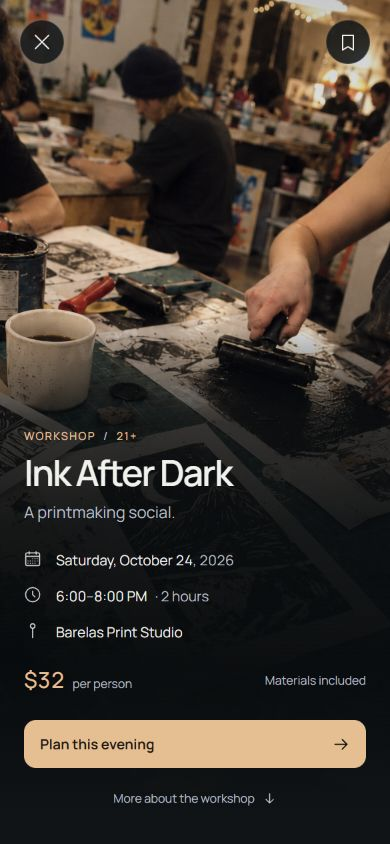
#> input picture date-line-motion-sketches/qa/source-event.png, 390 x 844 px; the run also reads 2 pictures not shown here
$ python compare.py
#> lines starting #> are read from the running program, lines starting #| are printed output that depends on the picture
from pathlib import Path
from PIL import Image, ImageChops, ImageDraw
import json
root = Path(__file__).resolve().parent
checks = {}
source = Image.open(root / "source-event.png").convert("RGB")
#> source is the input picture: PIL image 390x844 RGB; mean R, G, B 64.9, 56.2, 48.1
for mode in ("gather","aperture","shutter"):
    image = Image.open(root / (mode+"-event.png")).convert("RGB")
    checks[mode] = {"event_difference_bounds":ImageChops.difference(source,image).getbbox()}
checks["list"] = {"difference_bounds":ImageChops.difference(Image.open(root/"source-list.png").convert("RGB"),Image.open(root/"list.png").convert("RGB")).getbbox()}
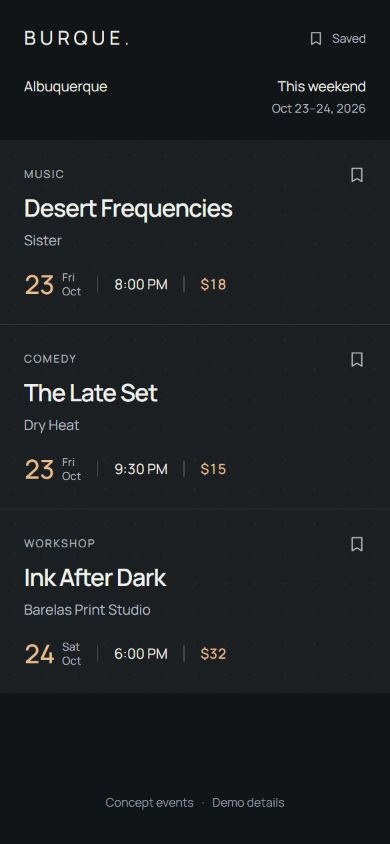
#> input picture date-line-motion-sketches/qa/source-list.png, 390 x 844 px
board = Image.new("RGB",(1212,900),"#101517")
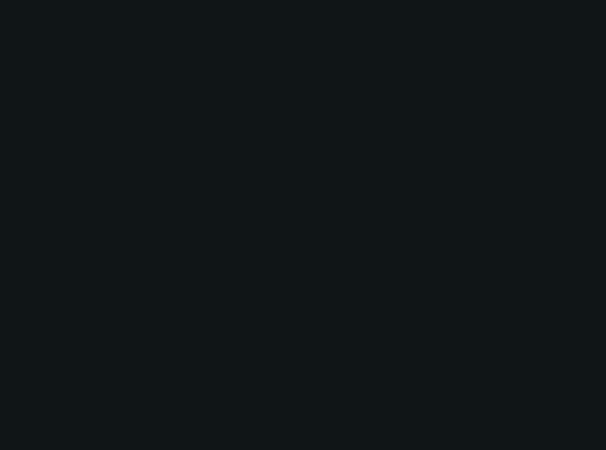
#> board: PIL image 1212x900 RGB (shown at 1/2 size); mean R, G, B 16, 21, 23
draw = ImageDraw.Draw(board)
for index,mode in enumerate(("gather","aperture","shutter")):
    draw.text((8+404*index,12),mode.upper()+" / IN MOTION",fill="#edbd8b")
#> (the run stopped early here; a loop or call above may not have finished)
